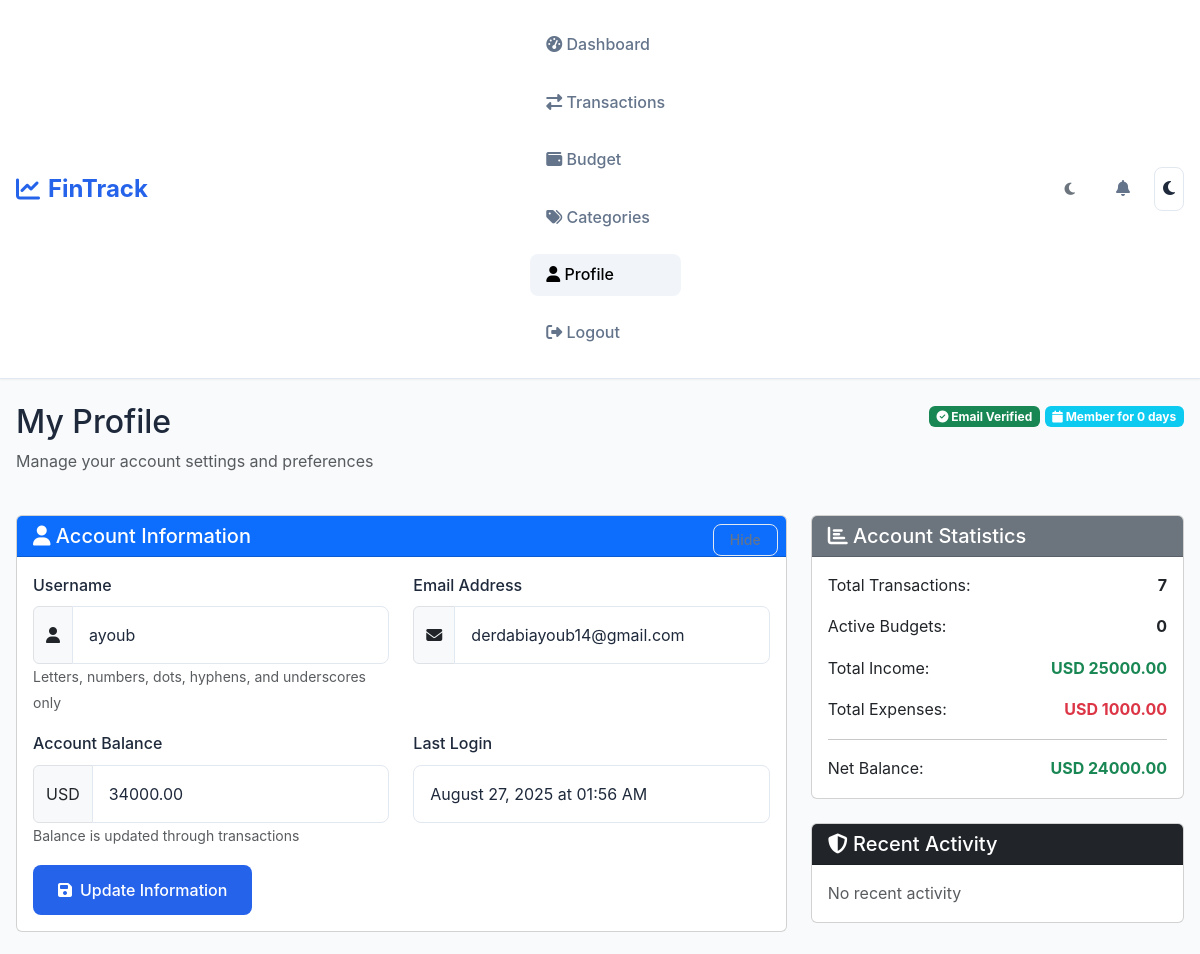
The page /profile (signed in, upper part) on the database as committed earlier.
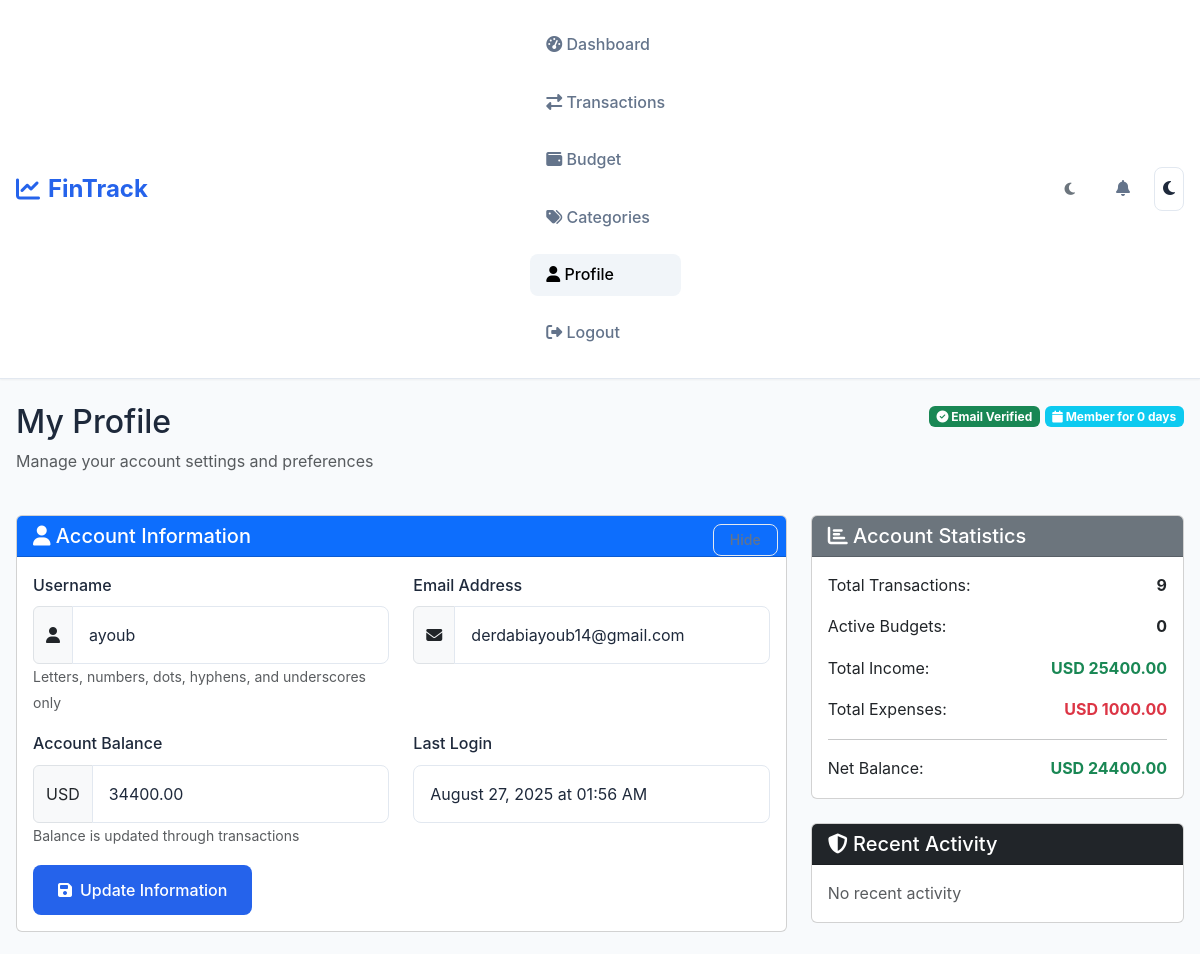
The same page on the database as committed later.
### tables this page shows
CREATE TABLE users (
                id INTEGER PRIMARY KEY AUTOINCREMENT,
                username TEXT NOT NULL UNIQUE,
                email TEXT NOT NULL UNIQUE,
                password_hash TEXT NOT NULL,
                email_verified BOOLEAN DEFAULT FALSE,
                email_verification_token TEXT,
                email_verification_expires TIMESTAMP,
                password_reset_token TEXT,
                password_reset_expires TIMESTAMP,
                google_id TEXT,
                oauth_provider TEXT,
                cash NUMERIC NOT NULL DEFAULT 10000.00,
                theme TEXT DEFAULT 'light',
                preferred_currency TEXT DEFAULT 'USD',
                failed_login_attempts INTEGER DEFAULT 0,
                locked_until TIMESTAMP NULL,
                last_login TIMESTAMP NULL,
                created_at TIMESTAMP DEFAULT CURRENT_TIMESTAMP,
                updated_at TIMESTAMP DEFAULT CURRENT_TIMESTAMP
            );

### app.py (the view)
@app.route("/profile", methods=["GET"])
@login_required
def profile():
    if not validate_session():
        return redirect(url_for('login'))
    user_id = session.get('user_id')
    try:
        user = db.execute("""
            SELECT id, username, email, email_verified, cash, theme,
                last_login, created_at, updated_at,
                COALESCE(preferred_currency, 'USD') as preferred_currency
            FROM users
            WHERE id = ?
        """, user_id)
        if not user:
            session.clear()
            flash('User account not found. Please log in again.', 'error')
            return redirect(url_for('login'))
        user = user[0]
        transaction_count = db.execute("""
            SELECT COUNT(*) as count
            FROM transactions
            WHERE user_id = ?
        """, user_id)[0]['count']
        created_date = datetime.fromisoformat(user['created_at'])
        account_age_days = (datetime.now() - created_date).days
        budget_count = db.execute("""
            SELECT COUNT(*) as count
            FROM budgets
            WHERE user_id = ?
        """, user_id)[0]['count']
        totals = db.execute("""
            SELECT
                COALESCE(SUM(CASE WHEN amount > 0 THEN amount ELSE 0 END), 0) as total_income,
                COALESCE(SUM(CASE WHEN amount < 0 THEN ABS(amount) ELSE 0 END), 0) as total_expenses
            FROM transactions
            WHERE user_id = ?
        """, user_id)[0]
        security_events = db.execute("""
            SELECT event_type, ip_address, timestamp
            FROM security_logs
            WHERE user_id = ?
                AND event_type IN ('LOGIN', 'PASSWORD_CHANGED', 'EMAIL_CHANGED')
            ORDER BY timestamp DESC
            LIMIT 5
        """, user_id)
        if user['last_login']:
            last_login = datetime.fromisoformat(user['last_login'])
            user['last_login_formatted'] = last_login.strftime('%B %d, %Y at %I:%M %p')
        else:
            user['last_login_formatted'] = 'Never'
        return render_template("profile.html",
                             user=user,
                             transaction_count=transaction_count,
                             account_age_days=account_age_days,
                             budget_count=budget_count,
                             total_income=totals['total_income'],
                             total_expenses=totals['total_expenses'],
                             security_events=security_events)
    except Exception as e:
        logger.error(f"Error loading profile for user {user_id}: {str(e)}")
        flash('Failed to load profile. Please try again.', 'error')
        return redirect(url_for('dashboard'))

### app.py (called while the page is built)
def validate_session():
    if 'user_id' not in session:
        return False
    if 'login_time' in session:
        try:
            login_time = datetime.fromisoformat(session['login_time'])
            if datetime.now() - login_time > app.config['PERMANENT_SESSION_LIFETIME']:
                session.clear()
                return False
        except (ValueError, TypeError):
            session.clear()
            return False
    return True

@app.context_processor
def inject_csrf_token():
    return dict(csrf_token=generate_csrf)

@app.after_request
def security_headers(response):
    response.headers['X-Frame-Options'] = 'DENY'
    response.headers['X-Content-Type-Options'] = 'nosniff'
    response.headers['X-XSS-Protection'] = '1; mode=block'
    return response

### templates/profile.html (shortened to what the changed rows need)
{% extends "layout.html" %}
{% block content %}
<div class="container mt-4">
    <div class="row mb-4">
        <div class="col-md-8">
            <h2>My Profile</h2>
        </div>
    </div>
    <div class="row">
        <div class="col-md-8">
            <div class="card mb-4" data-hideable="true" data-id="profile-basic">
                <div class="card-body">
                    <form method="post" action="{{ url_for('update_profile') }}" id="profileForm">
                        <div class="row mb-3">
                            <div class="col-md-6">
                                <div class="input-group">
                                    <span class="input-group-text">
                                        <i class="fas fa-user"></i>
                                    </span>
                                    <input type="text"
                                           class="form-control"
                                           id="username"
                                           name="username"
                                           value="{{ user.username }}"
                                           pattern="^[a-zA-Z0-9_.-]+$"
                                           minlength="3"
                                           maxlength="50">
                                </div>
                            </div>
                            <div class="col-md-6">
                                <div class="input-group">
                                    <span class="input-group-text">
                                        <i class="fas fa-envelope"></i>
                                    </span>
                                    <input type="email"
                                           class="form-control"
                                           id="email"
                                           name="email"
                                           value="{{ user.email }}">
                                </div>
                            </div>
                        </div>
                        <div class="row mb-3">
                            <div class="col-md-6">
                                <div class="input-group">
                                    <span class="input-group-text">{{ user.preferred_currency or 'USD' }}</span>
                                    <input type="text"
                                           class="form-control"
                                           value="{{ '%.2f'|format(user.cash) }}"
                                           readonly>
                                </div>
                            </div>
                        </div>
                    </form>
                </div>
            </div>
        </div>
        <div class="col-md-4">
            <div class="card mb-4">
                <div class="card-body">
                    <div class="mb-3">
                        <div class="d-flex justify-content-between">
                            <span>Total Transactions:</span>
                            <strong>{{ transaction_count }}</strong>
                        </div>
                    </div>
                    <div class="mb-3">
                        <div class="d-flex justify-content-between">
                            <span>Total Income:</span>
                            <strong class="text-success">
                                {{ user.preferred_currency or 'USD' }} {{ '%.2f'|format(total_income) }}
                            </strong>
                        </div>
                    </div>
                    <div class="mb-3">
                        <div class="d-flex justify-content-between">
                            <span>Total Expenses:</span>
                            <strong class="text-danger">
                                {{ user.preferred_currency or 'USD' }} {{ '%.2f'|format(total_expenses) }}
                            </strong>
                        </div>
                    </div>
                    <div>
                        <div class="d-flex justify-content-between">
                            <span>Net Balance:</span>
                            <strong class="{% if total_income - total_expenses >= 0 %}text-success{% else %}text-danger{% endif %}">
                                {{ user.preferred_currency or 'USD' }} {{ '%.2f'|format(total_income - total_expenses) }}
                            </strong>
                        </div>
                    </div>
                </div>
            </div>
        </div>
    </div>
</div>
{% endblock %}

Rows that differ between the two databases and show on the page:
changed users "USD": cash "34000.00" → "34400.00"
Other text that changed with them:
{{ transaction_count }}: "7" → "9"
{{ '%.2f'|format(total_income) }}: "25000.00" → "25400.00"
{{ '%.2f'|format(total_income - total_expenses) }}: "24000.00" → "24400.00"
